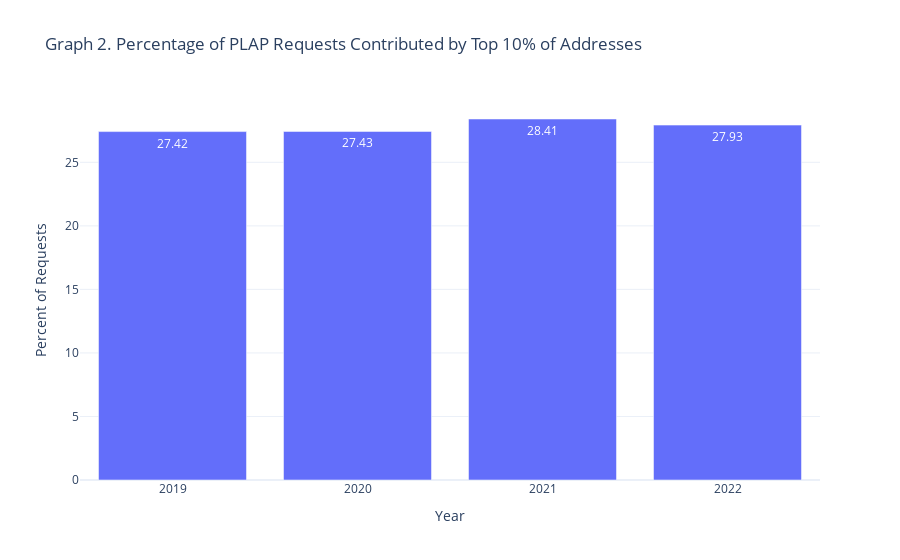

This figure's notebook cell:
### Code cell
percentile_val = "10"
fig = px.bar(all_key_percentiles.query(f"row_percentile == {percentile_val}"), 
             x="year", 
             y="cumsum", 
             text_auto=True,
             template='plotly_white',
             labels={
                     "year": "Year",
                     "cumsum": "Percent of Requests"                 
                   },
             title=f"Graph 2. Percentage of PLAP Requests Contributed by Top {percentile_val}% of Addresses"
            )
fig.show()

### Figure 1 — Plotly figure (JSON) as saved in the notebook; plotly's stock layout.template omitted (floating-point values rounded to 4 significant figures)
{"data": [{"alignmentgroup": "True", "hovertemplate": "Year=%{x}<br>Percent of Requests=%{y}<extra></extra>", "legendgroup": "", "marker": {"color": "#636efa", "pattern": {"shape": ""}}, "name": "", "offsetgroup": "", "orientation": "v", "showlegend": false, "textposition": "auto", "texttemplate": "%{y}", "type": "bar", "x": ["2019", "2020", "2021", "2022"], "xaxis": "x", "y": [27.42, 27.43, 28.41, 27.93], "yaxis": "y"}], "layout": {"barmode": "relative", "legend": {"tracegroupgap": 0}, "title": {"text": "Graph 2. Percentage of PLAP Requests Contributed by Top 10% of Addresses"}, "xaxis": {"anchor": "y", "domain": [0, 1], "title": {"text": "Year"}}, "yaxis": {"anchor": "x", "domain": [0, 1], "title": {"text": "Percent of Requests"}}}}
